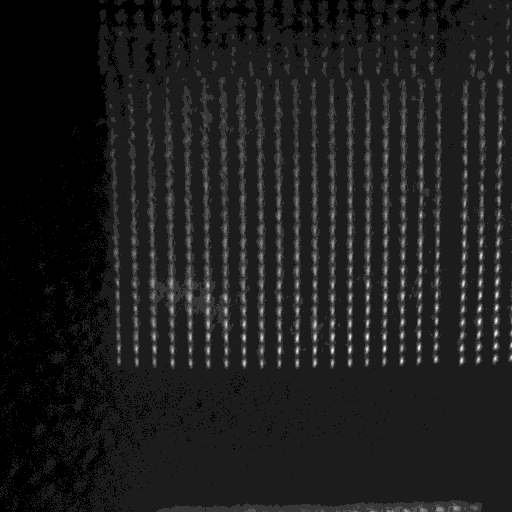
#> input picture X2110-Camera/100x/cal-turret/488.tif, 512 x 512 px
$ python calibration.py
#> lines starting #> are read from the running program, lines starting #| are printed output that depends on the picture; long printed decimals are rounded
# -*- coding: utf-8 -*-
"""
Created on Sat Aug 15 12:32:33 2015

@author: Andre
"""
import seaborn as sns
sns.set()
import matplotlib.pyplot as plt
import numpy as np
from mpl_toolkits.mplot3d import Axes3D
import scipy.optimize as sp
from scipy.spatial import distance


plt.close('all')
# [9 lines of commented-out code are left out]

def twoD_Gaussian(x_y, offset, amplitude, xo, yo, sigma_x, sigma_y, theta):
    x, y = x_y
    xo = float(xo)
    yo = float(yo)
    a = (np.cos(theta)**2)/(2*sigma_x**2) + (np.sin(theta)**2)/(2*sigma_y**2)
    b = -(np.sin(2*theta))/(4*sigma_x**2) + (np.sin(2*theta))/(4*sigma_y**2)
    c = (np.sin(theta)**2)/(2*sigma_x**2) + (np.cos(theta)**2)/(2*sigma_y**2)
    g = offset + amplitude*np.exp( - (a*((x-xo)**2) + 2*b*(x-xo)*(y-yo)
                            + c*((y-yo)**2)))
    return g.ravel()

###################################################################################
# =============================================================================
# Images files to load and initial points to do the calibration
# =============================================================================

imagesFiles = [ '488.tif',  '568.tif', '680.tif', '735.tif']


initialPoint = np.array([[243, 325], [243, 355], [243,384], [243,390]])

zeroPoint = 680 #point for 0 pixel displacement


#############################################

centerPos = []

for i,items in enumerate(imagesFiles):

    image = plt.imread(items) #read image file
#> image is the input picture: shape (512, 512) uint16; min 109, max 2467, mean 390.1

    squareSize = 16

    xmin = initialPoint[i][0]-squareSize/2
    xmax = initialPoint[i][0]+squareSize/2
    ymin = initialPoint[i][1]-squareSize/2
    ymax = initialPoint[i][1]+squareSize/2

    x = np.arange(xmin, xmax,1)
    y = np.arange(ymin, ymax,1)

    X, Y = np.meshgrid(x,y) #note: meshgrid is needed to use an asymetric grid with plot_surface, I tried mgrid and it didn't work.


    imageMask =  image[int(np.min(Y)):int(np.max(Y))+1, int(np.min(X)):int(np.max(X))+1] #to mask it correctly we have to invert X and Y here

    ig = (np.min(image), np.max(image) , initialPoint[i][1], initialPoint[i][0], 2.0, 2.0, 0.0)
#> ig = (109, 2467, 325, 243, 2, 2, 0)
    inpars, pcov = sp.curve_fit(twoD_Gaussian,(Y,X), imageMask.ravel(), p0=ig, maxfev=20000)
#> inpars = [427.5, 1489.8, 323.7, 243.7, 3.05, 1.36, -0.0129]
    fit3 = twoD_Gaussian((Y, X), *inpars).reshape(X.shape[0], Y.shape[1])


    #Plot image
    fig1 = plt.figure()
    ax1 = fig1.add_subplot(111, projection='3d')
    ax1.plot_surface(X, Y, imageMask, rstride=1, cstride=1, cmap="hsv", linewidth=0, antialiased=False, alpha=0.5)
    ax1.plot_wireframe(X, Y, fit3, color="black", linewidth=3, alpha=0.3)
    ax1.set_xlabel("Pixels")
    ax1.set_ylabel("Pixels")
    ax1.set_zlabel("Intensity")
    plt.title(items)
    plt.show()
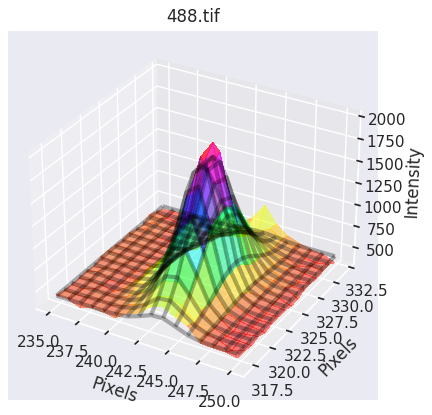
#> figure drawn by matplotlib, 1 panel


    # Getting center and standard deviation in x and y
    xCenter = inpars[3]       # Center of x in nanometer
#> xCenter = 243.7
    yCenter = inpars[2]       # Center of y in nanometer
#> yCenter = 323.7
    print('==========================')
    print(items)
    print('X pos: ' + str(xCenter))
#| X pos: 243.674
    print('Y pos: ' + str(yCenter))
#| Y pos: 323.658
    print('===========================')


    splitName = items.split('.tif')
    centerPos.append([int(splitName[0]), xCenter, yCenter])
#> pass 2 of the loop `for i,items in enumerate(imagesFiles):`:
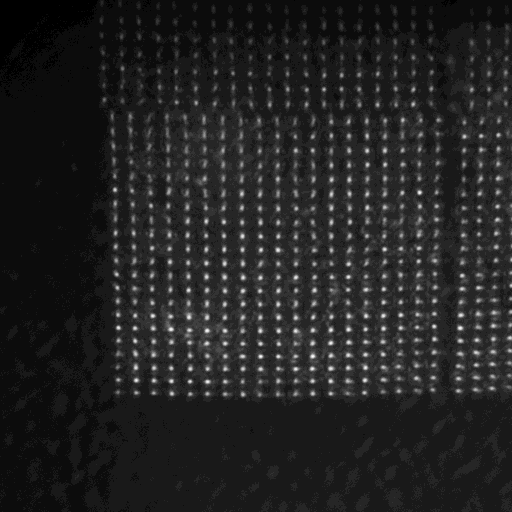
#> input picture X2110-Camera/100x/cal-turret/568.tif, 512 x 512 px
#> image is the input picture: shape (512, 512) uint16; min 114, max 5194, mean 838.5
#> ig = (114, 5194, 355, 243, 2, 2, 0)
#> inpars = [1090.1, 3745.8, 356, 242.1, 1.4, 2, 0.0312]
#> `plt.show()`:
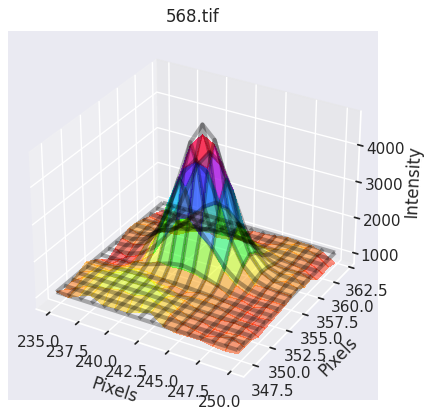
#> figure drawn by matplotlib, 1 panel
#> xCenter = 242.1
#> yCenter = 356
#| X pos: 242.142
#| Y pos: 355.968
#> pass 3 of the loop `for i,items in enumerate(imagesFiles):`:
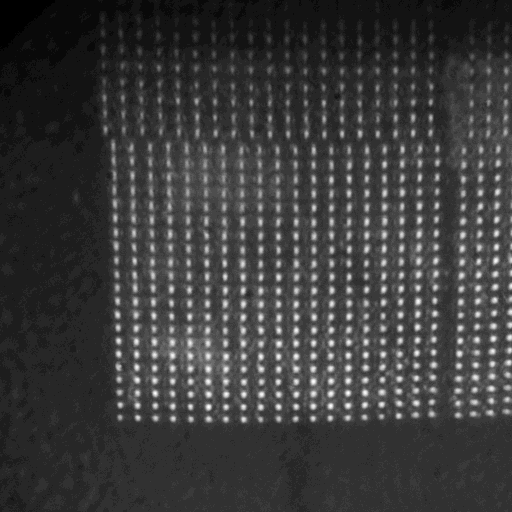
#> input picture X2110-Camera/100x/cal-turret/680.tif, 512 x 512 px
#> image is the input picture: shape (512, 512) uint16; min 134, max 6850, mean 1689.2
#> ig = (134, 6850, 384, 243, 2, 2, 0)
#> inpars = [2222.1, 4491.8, 381.6, 243.5, 2.14, 1.93, -0.0179]
#> `plt.show()`:
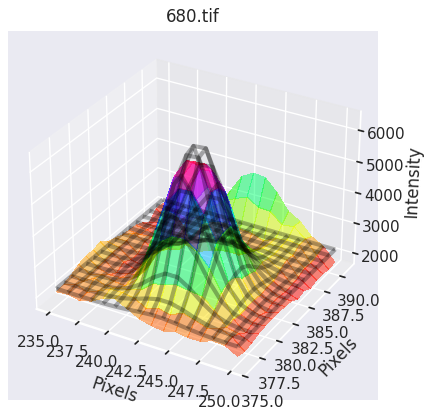
#> figure drawn by matplotlib, 1 panel
#> xCenter = 243.5
#> yCenter = 381.6
#| X pos: 243.525
#| Y pos: 381.614
#> the loop made 4 passes; the first 3 are shown

centerPos = np.array(centerPos)

distancesAll = distance.cdist(centerPos[:,1:3], centerPos[:,1:3])

pixelRef_ind = np.where(centerPos[:,0] == zeroPoint)[0][0]

distanceCenter = distancesAll[pixelRef_ind, :]

distanceCenter[0:pixelRef_ind] = distanceCenter[0:pixelRef_ind]*-1

plt.figure(5)
plt.plot(distanceCenter, centerPos[:,0], 'o')
plt.xlabel('Pixel Displacement')
plt.ylabel('Wavelength (nm)')
plt.title('Pixel Displacement by Wavelength')


z = np.polyfit(distanceCenter, centerPos[:,0], 3)
p = np.poly1d(z)
print(p)

xx = np.arange(np.min(distanceCenter)-2, np.max(distanceCenter)+2, 0.5)
#> xx = 142 values from -59.96 to 10.54
yy = p(xx)
plt.plot(xx,yy, '--r')
#plt.show()
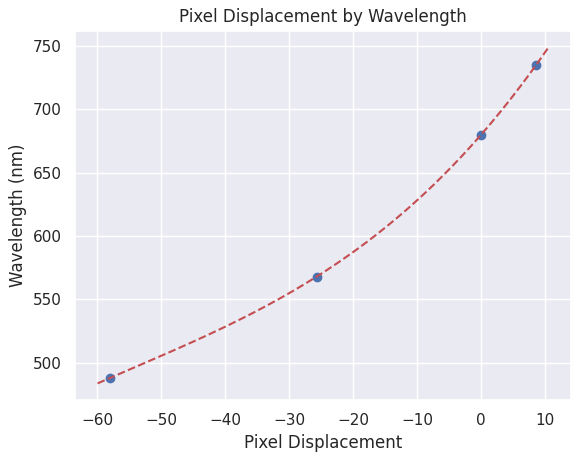
#> figure drawn by matplotlib, 1 panel; curve peaks at x = 10.54, y = 749.1
